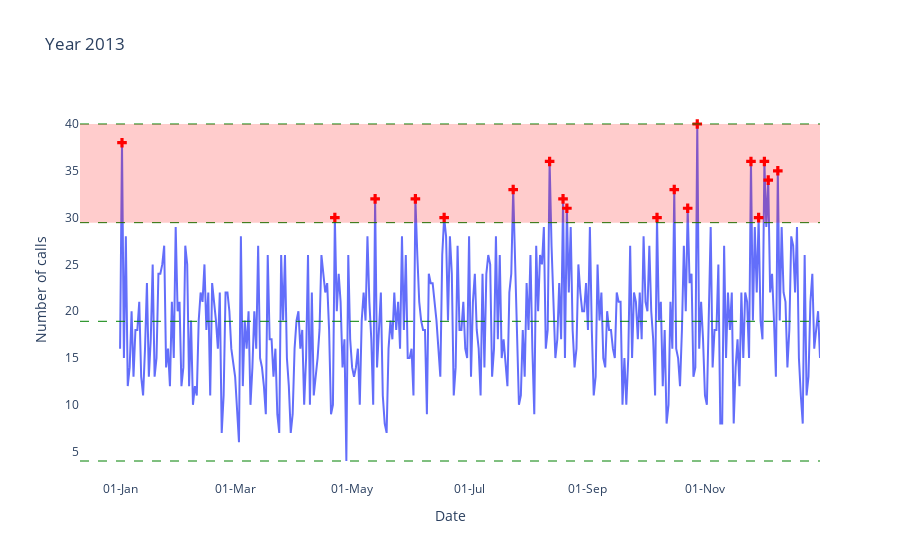

The cell this chart's notebook holds for it:
### Code cell
year_in_question = calls_df_2013
year = '2013'


##### Defining criteria or threshold
mu = year_in_question.data_date_time.value_counts().sort_index().mean()
mu_max = max(year_in_question.data_date_time.value_counts().sort_index())
mu_min = min(year_in_question.data_date_time.value_counts().sort_index())
#####

time_series = calls_by_day_df[year]

indices = find_peaks(time_series)[0]
idx, properties = find_peaks(time_series)
pics = time_series[idx]

pics = pics[pics> (mu_max-mu)*0.5+mu]


layout = Layout(
    paper_bgcolor='white',
    plot_bgcolor='rgba(0,0,0,0)'
)

fig = go.Figure(layout=layout)
fig.add_trace(go.Scatter(
    x=calls_by_day_df['date'],
    y=time_series,
    mode='lines',
    name='Original Plot'
))

fig.add_trace(go.Scatter(
    x=pics.index,
    y=pics,
    text=pics.index,
    textposition="bottom center",
    mode='markers',
    marker=dict(
        size=8,
        color='red',
        symbol='cross'
    ),
    name='Detected Peaks'
    
))

fig.update_xaxes(tickformat='%d-%b')

fig.add_hline(y=(mu_max-mu)*0.5+mu, line_width=1, line_dash="dash", line_color="green")
fig.add_hline(y=mu, line_width=1, line_dash="dash", line_color="green")
fig.add_hline(y=mu_max, line_width=1, line_dash="dash", line_color="green")
fig.add_hline(y=mu_min, line_width=1, line_dash="dash", line_color="green")
fig.add_hrect(y0=(mu_max-mu)*0.5+mu, y1=mu_max, line_width=0, fillcolor="red", opacity=0.2)



fig.update_layout(title='Year '+year, xaxis_title='Date', yaxis_title='Number of calls') 
fig.update_layout(showlegend=False) 
fig.show()

### Figure 1 — Plotly figure (JSON) as saved in the notebook; plotly's stock layout.template omitted (floating-point values rounded to 4 significant figures; data arrays with more than 128 entries replaced by an {"elided": "..."} marker saying what was removed)
{"data": [{"mode": "lines", "name": "Original Plot", "type": "scatter", "x": {"elided": "365 str values"}, "y": {"elided": "365 int values"}}, {"marker": {"color": "red", "size": 8, "symbol": "cross"}, "mode": "markers", "name": "Detected Peaks", "text": ["2012-01-02T00:00:00", "2012-04-22T00:00:00", "2012-05-13T00:00:00", "2012-06-03T00:00:00", "2012-06-18T00:00:00", "2012-07-24T00:00:00", "2012-08-12T00:00:00", "2012-08-19T00:00:00", "2012-08-21T00:00:00", "2012-10-07T00:00:00", "2012-10-16T00:00:00", "2012-10-23T00:00:00", "2012-10-28T00:00:00", "2012-11-25T00:00:00", "2012-11-29T00:00:00", "2012-12-02T00:00:00", "2012-12-04T00:00:00", "2012-12-09T00:00:00"], "textposition": "bottom center", "type": "scatter", "x": ["2012-01-02T00:00:00", "2012-04-22T00:00:00", "2012-05-13T00:00:00", "2012-06-03T00:00:00", "2012-06-18T00:00:00", "2012-07-24T00:00:00", "2012-08-12T00:00:00", "2012-08-19T00:00:00", "2012-08-21T00:00:00", "2012-10-07T00:00:00", "2012-10-16T00:00:00", "2012-10-23T00:00:00", "2012-10-28T00:00:00", "2012-11-25T00:00:00", "2012-11-29T00:00:00", "2012-12-02T00:00:00", "2012-12-04T00:00:00", "2012-12-09T00:00:00"], "y": [38, 30, 32, 32, 30, 33, 36, 32, 31, 30, 33, 31, 40, 36, 30, 36, 34, 35]}], "layout": {"paper_bgcolor": "white", "plot_bgcolor": "rgba(0,0,0,0)", "shapes": [{"line": {"color": "green", "dash": "dash", "width": 1}, "type": "line", "x0": 0, "x1": 1, "xref": "x domain", "y0": 29.46, "y1": 29.46, "yref": "y"}, {"line": {"color": "green", "dash": "dash", "width": 1}, "type": "line", "x0": 0, "x1": 1, "xref": "x domain", "y0": 18.92, "y1": 18.92, "yref": "y"}, {"line": {"color": "green", "dash": "dash", "width": 1}, "type": "line", "x0": 0, "x1": 1, "xref": "x domain", "y0": 40, "y1": 40, "yref": "y"}, {"line": {"color": "green", "dash": "dash", "width": 1}, "type": "line", "x0": 0, "x1": 1, "xref": "x domain", "y0": 4, "y1": 4, "yref": "y"}, {"fillcolor": "red", "line": {"width": 0}, "opacity": 0.2, "type": "rect", "x0": 0, "x1": 1, "xref": "x domain", "y0": 29.46, "y1": 40, "yref": "y"}], "showlegend": false, "title": {"text": "Year 2013"}, "xaxis": {"tickformat": "%d-%b", "title": {"text": "Date"}}, "yaxis": {"title": {"text": "Number of calls"}}}}
